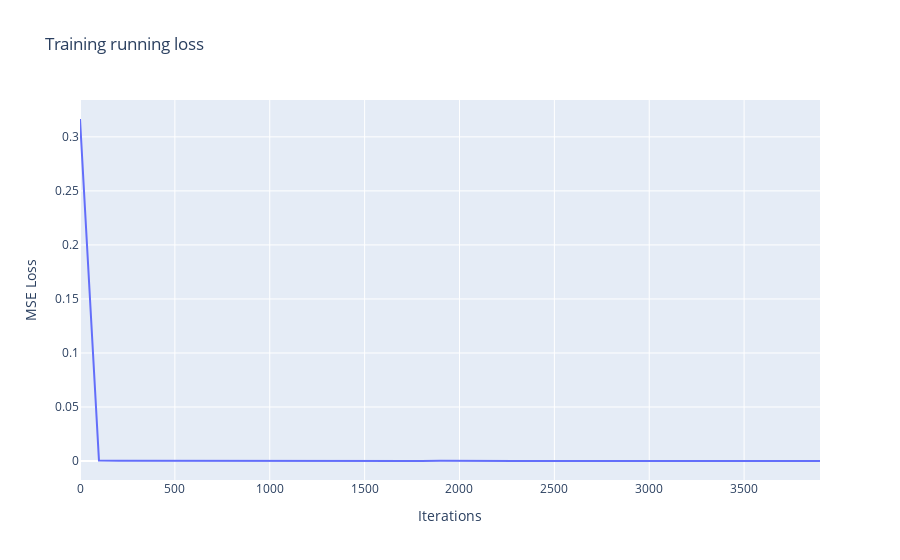

Source (notebook cell):
### Code cell
## Plot loss
fig = go.Figure()
fig.add_trace(go.Scatter(x = [t[0] for t in running_losses], y = [t[1] for t in running_losses]))
fig.update_layout(title = 'Training running loss')
fig.update_xaxes(title = 'Iterations')
fig.update_yaxes(title = 'MSE Loss')#, range = [0.25, 0.4])
fig.show()

### Figure 1 — Plotly figure (JSON) as saved in the notebook; plotly's stock layout.template omitted (floating-point values rounded to 4 significant figures)
{"data": [{"type": "scatter", "x": [0, 100, 200, 300, 400, 500, 600, 700, 800, 900, 1000, 1100, 1200, 1300, 1400, 1500, 1600, 1700, 1800, 1900, 2000, 2100, 2200, 2300, 2400, 2500, 2600, 2700, 2800, 2900, 3000, 3100, 3200, 3300, 3400, 3500, 3600, 3700, 3800, 3900], "y": [0.3165, 0.000402, 0.0002574, 0.0001995, 0.0001454, 8.773e-05, 6.496e-05, 5.293e-05, 4.657e-05, 4.356e-05, 6.695e-05, 3.88e-05, 3.732e-05, 3.595e-05, 3.534e-05, 3.42e-05, 3.36e-05, 3.352e-05, 3.22e-05, 0.0003039, 7.927e-05, 4.939e-05, 4.217e-05, 3.84e-05, 3.671e-05, 3.461e-05, 3.398e-05, 3.267e-05, 3.193e-05, 3.128e-05, 3.071e-05, 3.14e-05, 3.005e-05, 2.959e-05, 2.92e-05, 2.885e-05, 2.853e-05, 2.861e-05, 2.819e-05, 2.778e-05]}], "layout": {"title": {"text": "Training running loss"}, "xaxis": {"title": {"text": "Iterations"}}, "yaxis": {"title": {"text": "MSE Loss"}}}}
